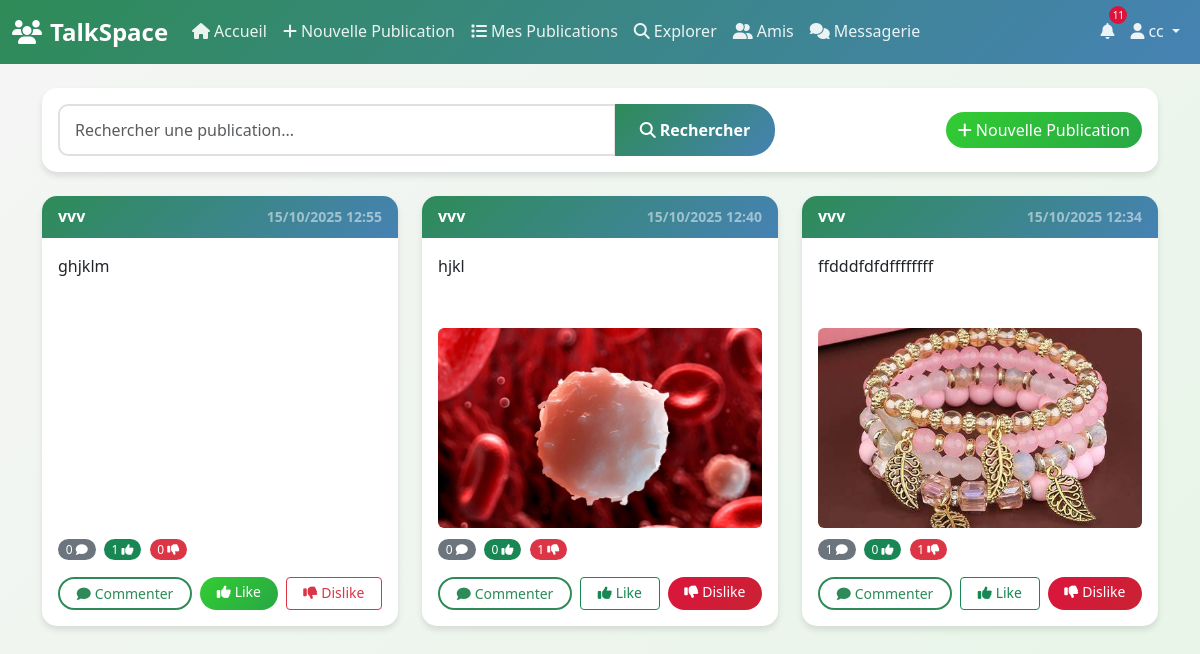
The app's page /cv/dash1.php (signed in) with its own data.
### tables this page shows
CREATE TABLE `publication` (
  `id` int(11) NOT NULL,
  `contenu` text NOT NULL,
  `image` varchar(255) DEFAULT NULL,
  `id_users` int(11) NOT NULL,
  `date_enregistr` timestamp NOT NULL DEFAULT current_timestamp()
);

CREATE TABLE `users` (
  `id` int(11) NOT NULL,
  `nom` varchar(50) NOT NULL,
  `prenom` varchar(50) NOT NULL,
  `email` varchar(100) NOT NULL,
  `tel` varchar(20) DEFAULT NULL,
  `sexe` enum('Masculin','Feminin') NOT NULL,
  `date_naissance` date NOT NULL,
  `adresse` text DEFAULT NULL,
  `mdp` varchar(255) NOT NULL,
  `reset_token` varchar(64) DEFAULT NULL,
  `reset_expiration` datetime DEFAULT NULL,
  `date_inscription` timestamp NOT NULL DEFAULT current_timestamp()
);

### cv/dash1.php (the view, shortened to what this page needs)
<?php
require_once('config.php');
$id_users = $_SESSION['id'];
$search = isset($_GET['search']) ? trim(sanitize($_GET['search'])) : '';
if ($search) {
    $query = $bdd->prepare("SELECT p.*, u.nom FROM publication p
                           JOIN users u ON p.id_users = u.id
                           WHERE p.contenu LIKE ?
                           ORDER BY p.id DESC");
    $query->execute(["%$search%"]);
    $publications = $query->fetchAll();
} else {
    $publications = $bdd->query("SELECT p.*, u.nom FROM publication p
                                JOIN users u ON p.id_users = u.id
                                ORDER BY p.date_enregistr DESC")->fetchAll();
}
$reactions_user = $bdd->prepare("SELECT id_publication, type FROM reactions WHERE id_users = ?");
$reactions_user->execute([$id_users]);
$user_reactions_raw = $reactions_user->fetchAll();
$user_reactions = [];
foreach ($user_reactions_raw as $reaction) {
    $user_reactions[$reaction['id_publication']] = $reaction['type'];
}
$notif_count = $bdd->prepare("SELECT COUNT(*) FROM notifications WHERE id_users = ? AND lu = 0");
$notif_count->execute([$id_users]);
$nb_notifications = $notif_count->fetchColumn();
?>
<!DOCTYPE html>
<html lang="fr">
<head>
    <link href="https://cdn.jsdelivr.net/npm/bootstrap@5.3.3/dist/css/bootstrap.min.css" rel="stylesheet">
    <link rel="stylesheet" href="https://cdnjs.cloudflare.com/ajax/libs/font-awesome/6.4.0/css/all.min.css">
    <link rel="stylesheet" href="css/style.css">
</head>
<body>
<nav class="navbar navbar-expand-lg navbar-dark sticky-top">
    <div class="container-fluid">
        <a class="navbar-brand fw-bold" href="dash1.php">
            <i class="fas fa-users me-2"></i>TalkSpace
        </a>
        <div class="collapse navbar-collapse" id="navbarNav">
            <ul class="navbar-nav me-auto">
                <li class="nav-item"><a class="nav-link active" href="dash1.php"><i class="fas fa-home me-1"></i>Accueil</a></li>
                <li class="nav-item"><a class="nav-link" href="publication_form.php"><i class="fas fa-plus me-1"></i>Nouvelle Publication</a></li>
                <li class="nav-item"><a class="nav-link" href="liste_pub.php"><i class="fas fa-list me-1"></i>Mes Publications</a></li>
                <li class="nav-item"><a class="nav-link" href="explorer.php"><i class="fas fa-search me-1"></i>Explorer</a></li>
                <li class="nav-item"><a class="nav-link" href="liste_amis.php"><i class="fas fa-user-friends me-1"></i>Amis</a></li>
                <li class="nav-item"><a class="nav-link" href="messagerie.php"><i class="fas fa-comments me-1"></i>Messagerie</a></li>
            </ul>
            <ul class="navbar-nav ms-auto">
                <li class="nav-item dropdown">
                    <a class="nav-link position-relative" href="notifications.php" id="notificationsDropdown">
                        <i class="fas fa-bell"></i>
                        <?php if ($nb_notifications > 0): ?>
                            <span class="notification-badge"><?= $nb_notifications ?></span>
                        <?php endif; ?>
                    </a>
                </li>
                <li class="nav-item dropdown">
                    <a class="nav-link dropdown-toggle" href="#" id="navbarDropdown" role="button" data-bs-toggle="dropdown">
                        <i class="fas fa-user me-1"></i><?= htmlspecialchars($_SESSION['prenom']) ?>
                    </a>
                </li>
            </ul>
        </div>
    </div>
</nav>
<div class="container mt-4">
    <div class="card mb-4">
        <div class="card-body">
            <form method="GET" action="dash1.php" class="row g-3 align-items-center">
                <div class="col-md-8">
                    <div class="input-group">
                        <input type="text" name="search" placeholder="Rechercher une publication..."
                               class="form-control" value="<?= htmlspecialchars($search) ?>">
                        <button type="submit" class="btn btn-primary">
                            <i class="fas fa-search me-1"></i>Rechercher
                        </button>
                    </div>
                </div>
                <div class="col-md-4 text-end">
                    <a href="publication_form.php" class="btn btn-success">
                        <i class="fas fa-plus me-1"></i>Nouvelle Publication
                    </a>
                </div>
            </form>
        </div>
    </div>
    <div class="row">
        <?php if (empty($publications)): ?>
            <div class="col-12">
                <div class="card text-center py-5">
                    <i class="fas fa-newspaper fa-3x text-muted mb-3"></i>
                    <h5 class="text-muted">Aucune publication trouvée</h5>
                    <p class="text-muted">Soyez le premier à partager quelque chose !</p>
                    <a href="publication_form.php" class="btn btn-primary mt-2">
                        <i class="fas fa-plus me-1"></i>Créer une publication
                    </a>
                </div>
            </div>
        <?php else: ?>
            <?php foreach ($publications as $pub): ?>
                <div class="col-12 col-md-6 col-lg-4 mb-4">
                    <div class="card h-100 fade-in">
                        <div class="card-header d-flex justify-content-between align-items-center">
                            <span class="fw-bold"><?= htmlspecialchars($pub['nom']) ?></span>
                            <small class="text-white-50"><?= date('d/m/Y H:i', strtotime($pub['date_enregistr'])) ?></small>
                        </div>
                        <div class="card-body d-flex flex-column">
                            <p class="card-text flex-grow-1">
                                <?= nl2br(htmlspecialchars(substr($pub['contenu'], 0, 200))) ?>
                            </p>
                            <?php if ($pub['image']): ?>
                                <img src="uploads/<?= htmlspecialchars($pub['image']) ?>"
                                     class="img-fluid rounded mt-2"
                                     alt="Image publication"
                                     style="max-height: 200px; object-fit: cover;">
                            <?php endif; ?>
                            <?php
                            $countCom = $bdd->prepare("SELECT COUNT(*) FROM commentaires WHERE id_publication = ?");
                            $countCom->execute([$pub['id']]);
                            $nbCom = $countCom->fetchColumn();
                            $countLike = $bdd->prepare("SELECT COUNT(*) FROM reactions WHERE id_publication = ? AND type = 'like'");
                            $countLike->execute([$pub['id']]);
                            $nbLike = $countLike->fetchColumn();
                            $countDislike = $bdd->prepare("SELECT COUNT(*) FROM reactions WHERE id_publication = ? AND type = 'dislike'");
                            $countDislike->execute([$pub['id']]);
                            $nbDislike = $countDislike->fetchColumn();
                            $userReactionType = $user_reactions[$pub['id']] ?? null;
                            ?>
                            <div class="mt-2">
                                <span class="badge bg-secondary me-1"><?= $nbCom ?> <i class="fas fa-comment"></i></span>
                                <span class="badge bg-success me-1"><?= $nbLike ?> <i class="fas fa-thumbs-up"></i></span>
                                <span class="badge bg-danger"><?= $nbDislike ?> <i class="fas fa-thumbs-down"></i></span>
                            </div>
                            <div class="d-flex flex-wrap gap-2 mt-3">
                                <a href="commentaire_pub.php?id=<?= $pub['id'] ?>"
                                   class="btn btn-outline-primary btn-sm flex-fill">
                                    <i class="fas fa-comment me-1"></i>Commenter
                                </a>
                                <a href="like.php?id=<?= $pub['id'] ?>&type=like"
                                   class="btn btn-sm flex-fill <?= $userReactionType === 'like' ? 'btn-success' : 'btn-outline-success' ?>">
                                    <i class="fas fa-thumbs-up me-1"></i>Like
                                </a>
                                <a href="like.php?id=<?= $pub['id'] ?>&type=dislike"
                                   class="btn btn-sm flex-fill <?= $userReactionType === 'dislike' ? 'btn-danger' : 'btn-outline-danger' ?>">
                                    <i class="fas fa-thumbs-down me-1"></i>Dislike
                                </a>
                            </div>
                        </div>
                    </div>
                </div>
            <?php endforeach; ?>
        <?php endif; ?>
    </div>
</div>
</body>
</html>

### cv/css/style.css (style rules this page uses)
:root { --primary-color: #2E8B57; --secondary-color: #4682B4; --accent-color: #20B2AA; --success-color: #32CD32; --danger-color: #DC143C; --warning-color: #FFA500; --text-dark: #2F4F4F; --text-light: #696969; --bg-light: #F5F5F5; --bg-white: #FFFFFF; --border-color: #E0E0E0; --shadow: 0 4px 6px rgba(0, 0, 0, 0.1); --transition: all 0.3s ease; }
* { margin: 0; padding: 0; box-sizing: border-box; }
body { font-family: 'Segoe UI', Tahoma, Geneva, Verdana, sans-serif; background: linear-gradient(135deg, var(--bg-light) 0%, #E8F5E8 100%); min-height: 100vh; color: var(--text-dark); line-height: 1.6; }
.navbar-brand { font-weight: 700; color: var(--bg-white) !important; font-size: 1.5rem; }
.navbar-dark { background: linear-gradient(135deg, var(--primary-color), var(--secondary-color)) !important; }
.nav-link { color: rgba(255, 255, 255, 0.9) !important; transition: var(--transition); font-weight: 500; }
.card { border: none; border-radius: 15px; box-shadow: var(--shadow); transition: var(--transition); background: var(--bg-white); margin-bottom: 1.5rem; }
.card-header { background: linear-gradient(135deg, var(--primary-color), var(--secondary-color)); color: white; border-radius: 15px 15px 0 0 !important; border: none; font-weight: 600; }
.btn-primary { background: linear-gradient(135deg, var(--primary-color), var(--secondary-color)); border: none; border-radius: 25px; padding: 10px 25px; font-weight: 600; transition: var(--transition); }
.btn-success { background: linear-gradient(135deg, var(--success-color), #28a745); border: none; border-radius: 25px; transition: var(--transition); }
.btn-danger { background: linear-gradient(135deg, var(--danger-color), #c82333); border: none; border-radius: 25px; transition: var(--transition); }
.btn-outline-primary { border: 2px solid var(--primary-color); color: var(--primary-color); border-radius: 25px; transition: var(--transition); }
.form-control { border: 2px solid var(--border-color); border-radius: 10px; padding: 12px 15px; transition: var(--transition); }
.fade-in { animation: fadeIn 0.6s ease-in; }
.badge { border-radius: 15px; font-weight: 500; }
.notification-badge { position: absolute; top: -5px; right: -5px; background: var(--danger-color); color: white; border-radius: 50%; width: 18px; height: 18px; font-size: 10px; display: flex; align-items: center; justify-content: center; }

### records on screen
publication: id_users.nom "vvv", date_enregistr "15/10/2025 12:55", contenu "ghjklm", nbCom "0", nbLike "1", nbDislike "0"
publication: id_users.nom "vvv", date_enregistr "15/10/2025 12:40", contenu "hjkl", image (picture), nbCom "0", nbLike "0", nbDislike "1"
publication: id_users.nom "vvv", date_enregistr "15/10/2025 12:34", contenu "ffdddfdfdffffffff", image (picture), nbCom "1", nbLike "0", nbDislike "1"

### other values on screen
$nb_notifications "11"
$_SESSION['prenom'] "cc"
